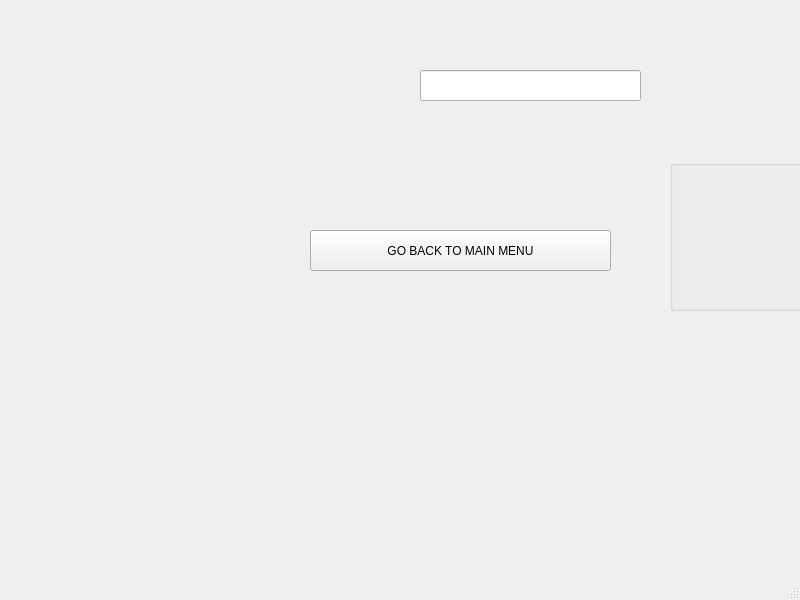
<?xml version="1.0" encoding="UTF-8"?>
<ui version="4.0">
 <class>MainWindow</class>
 <widget class="QMainWindow" name="MainWindow">
  <property name="geometry">
   <rect>
    <x>0</x>
    <y>0</y>
    <width>800</width>
    <height>600</height>
   </rect>
  </property>
  <property name="windowTitle">
   <string>MainWindow</string>
  </property>
  <widget class="QWidget" name="centralwidget">
   <widget class="QLineEdit" name="DisplayOrderId">
    <property name="geometry">
     <rect>
      <x>420</x>
      <y>70</y>
      <width>221</width>
      <height>31</height>
     </rect>
    </property>
   </widget>
   <widget class="QGroupBox" name="groupBox_4">
    <property name="geometry">
     <rect>
      <x>670</x>
      <y>160</y>
      <width>151</width>
      <height>151</height>
     </rect>
    </property>
    <property name="styleSheet">
     <string notr="true">background-image:url('C:/Users/USER/Desktop/CUI/bag.png')</string>
    </property>
    <property name="title">
     <string/>
    </property>
   </widget>
   <widget class="QPushButton" name="mmbutton">
    <property name="geometry">
     <rect>
      <x>310</x>
      <y>230</y>
      <width>301</width>
      <height>41</height>
     </rect>
    </property>
    <property name="styleSheet">
     <string notr="true">font: 75 italic 11pt &quot;Bodoni MT&quot;;

background-image: url('C:/Users/USER/Downloads/Project_DB(updated ui)/tbg.jpeg')</string>
    </property>
    <property name="text">
     <string>GO BACK TO MAIN MENU</string>
    </property>
   </widget>
  </widget>
  <widget class="QMenuBar" name="menubar">
   <property name="geometry">
    <rect>
     <x>0</x>
     <y>0</y>
     <width>800</width>
     <height>26</height>
    </rect>
   </property>
  </widget>
  <widget class="QStatusBar" name="statusbar"/>
 </widget>
 <resources/>
 <connections/>
</ui>
